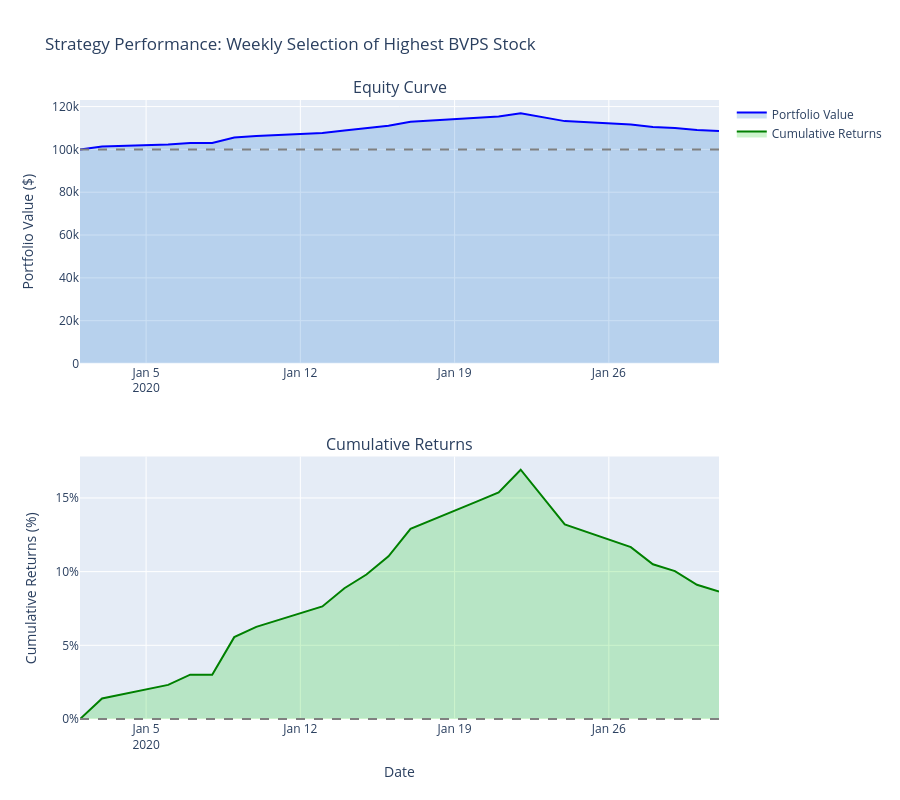

This figure's notebook cell:
### Markdown cell above
## 自建回测框架测试

### Code cell
import pandas as pd
import numpy as np
import plotly.graph_objects as go
from plotly.subplots import make_subplots

# ==================== 数据准备 ====================
df = pd.read_csv('test_data_2.csv', parse_dates=['date'])
df = df.sort_values(['date', 'code'])

# 透视数据：日期为索引，股票为列
prices = df.pivot(index='date', columns='code', values='pre_close')
bvps = df.pivot(index='date', columns='code', values='bvps')

# 向前填充 BVPS（BVPS 不每日变化）
bvps = bvps.ffill()

# 删除缺失值
prices = prices.dropna()
bvps = bvps.dropna()

print("Data shape:", prices.shape)
print("Date range:", prices.index.min(), "to", prices.index.max())
print("Stocks:", list(prices.columns))

# ==================== 选股逻辑 ====================
def select_stock(bvps_series, date):
    """返回 BVPS 最大的股票代码"""
    return bvps_series.loc[date].idxmax()

# 获取所有日期
all_dates = prices.index

# 确定每周的第一个交易日作为调仓日
weekly_dates = []
current_week = None
current_year = None
for date in all_dates:
    year, week = date.isocalendar()[:2]
    if (year, week) != (current_year, current_week):
        weekly_dates.append(date)
        current_year, current_week = year, week

print(f"\nRebalancing on {len(weekly_dates)} dates")

# ==================== 回测框架 ====================
init_cash = 100000.0
cash = init_cash
holding_stock = None      # 当前持有的股票代码
holding_shares = 0.0      # 当前持有的股数

# 记录每日组合价值
equity_curve = pd.Series(index=all_dates, dtype=float)

# 交易记录
trades = []   # 每个元素为 (buy_date, sell_date, buy_price, sell_price, return, duration)

# 辅助函数：计算收益率
def calc_return(buy_price, sell_price):
    return (sell_price - buy_price) / buy_price

# 回测主循环
for i, date in enumerate(all_dates):
    price_today = prices.loc[date]        # 当日所有股票价格
    is_rebalance = date in weekly_dates

    # 如果是调仓日，先卖出当前持仓（如果有），然后买入新股票
    if is_rebalance:
        # 卖出当前持仓（如果有）
        if holding_stock is not None:
            sell_price = price_today[holding_stock]
            cash += holding_shares * sell_price
            # 记录交易完成
            trades[-1]['sell_date'] = date
            trades[-1]['sell_price'] = sell_price
            trades[-1]['return'] = calc_return(trades[-1]['buy_price'], sell_price)
            trades[-1]['duration'] = (date - trades[-1]['buy_date']).days
            holding_stock = None
            holding_shares = 0.0

        # 选择新股票
        new_stock = select_stock(bvps, date)
        buy_price = price_today[new_stock]
        # 全仓买入
        holding_shares = cash / buy_price
        cash = 0.0
        holding_stock = new_stock
        # 记录新交易开始
        trades.append({
            'buy_date': date,
            'buy_price': buy_price,
            'stock': new_stock
        })

    # 计算当日组合价值（收盘时）
    if holding_stock is not None:
        value = holding_shares * price_today[holding_stock]
    else:
        value = cash  # 现金，没有持仓（可能是初始状态或刚卖出未买入？实际在调仓日买入后不会为现金）
    equity_curve[date] = value

# 回测结束：若仍有持仓，以最后一天价格平仓
if holding_stock is not None:
    last_date = all_dates[-1]
    last_price = prices.loc[last_date, holding_stock]
    cash = holding_shares * last_price
    # 记录最后一笔交易
    trades[-1]['sell_date'] = last_date
    trades[-1]['sell_price'] = last_price
    trades[-1]['return'] = calc_return(trades[-1]['buy_price'], last_price)
    trades[-1]['duration'] = (last_date - trades[-1]['buy_date']).days
    # 最后价值已包含在 equity_curve 中（当日价值是用持仓计算的，但最后一天价值已记录）
    # 但为了准确，最后一天价值应该是现金（因为平仓了），我们重新计算最后一天价值
    equity_curve[last_date] = cash  # 平仓后只有现金

# 将交易记录转为 DataFrame
trades_df = pd.DataFrame(trades)

# ==================== 统计指标计算 ====================
# 每日收益率
daily_returns = equity_curve.pct_change().dropna()
total_return = (equity_curve.iloc[-1] / init_cash) - 1

# 年化收益率（假设 252 个交易日）
num_days = len(equity_curve)
annualized_return = (1 + total_return) ** (252 / num_days) - 1 if num_days > 0 else 0

# 夏普比率（无风险利率设为 0）
sharpe_ratio = (annualized_return) / (daily_returns.std() * np.sqrt(252)) if daily_returns.std() != 0 else 0

# 最大回撤
cumulative = (1 + daily_returns).cumprod()
running_max = cumulative.cummax()
drawdown = (cumulative - running_max) / running_max
max_drawdown = drawdown.min()

# 交易统计
if len(trades_df) > 0:
    returns = trades_df['return'].values
    durations = trades_df['duration'].values
    num_trades = len(returns)
    avg_return = np.mean(returns)
    median_return = np.median(returns)
    best_return = np.max(returns)
    worst_return = np.min(returns)
    avg_duration = np.mean(durations)

    winning = returns[returns > 0]
    losing = returns[returns <= 0]
    win_rate = len(winning) / num_trades if num_trades > 0 else 0
    avg_win = np.mean(winning) if len(winning) > 0 else 0
    avg_loss = np.mean(losing) if len(losing) > 0 else 0
else:
    num_trades = 0
    avg_return = median_return = best_return = worst_return = avg_duration = 0
    win_rate = avg_win = avg_loss = 0

# ==================== 基准比较（等权重） ====================
# 构造等权重组合每日价值
n_stocks = len(prices.columns)
equal_weight_portfolio = pd.Series(index=prices.index, dtype=float)
for date in prices.index:
    equal_weight_portfolio[date] = (prices.loc[date].mean() / prices.iloc[0].mean()) * init_cash
# 简化：每日价值 = 初始现金 * (当日平均价格 / 初始平均价格)
equal_weight_returns = equal_weight_portfolio.pct_change().dropna()
equal_weight_total_return = (equal_weight_portfolio.iloc[-1] / init_cash) - 1

excess_return = total_return - equal_weight_total_return

# ==================== 打印结果 ====================
print("\n" + "="*60)
print("BACKTEST RESULTS")
print("="*60)
print(f"\nInitial Capital: ${init_cash:,.2f}")
print(f"Final Value: ${equity_curve.iloc[-1]:,.2f}")
print(f"Total Return: {total_return:.2%}")
print(f"Total Profit: ${equity_curve.iloc[-1] - init_cash:,.2f}")
print(f"Annualized Return: {annualized_return:.2%}")
print(f"Sharpe Ratio: {sharpe_ratio:.2f}")
print(f"Max Drawdown: {max_drawdown:.2%}")

print("\n" + "="*60)
print("TRADE STATISTICS")
print("="*60)
if num_trades > 0:
    print(f"Number of Trades: {num_trades}")
    print(f"Average Trade Return: {avg_return:.2%}")
    print(f"Median Trade Return: {median_return:.2%}")
    print(f"Best Trade: {best_return:.2%}")
    print(f"Worst Trade: {worst_return:.2%}")
    print(f"Average Holding Period: {avg_duration:.0f} days")
    print(f"\nWinning Trades: {len(winning)} ({win_rate:.1%})")
    print(f"  Average Win: {avg_win:.2%}")
    if len(losing) > 0:
        print(f"Losing Trades: {len(losing)} ({1-win_rate:.1%})")
        print(f"  Average Loss: {avg_loss:.2%}")
else:
    print("No trades executed")

print("\n" + "="*60)
print("BENCHMARK COMPARISON")
print("="*60)
print(f"Strategy Return: {total_return:.2%}")
print(f"Equal Weight Benchmark Return: {equal_weight_total_return:.2%}")
print(f"Excess Return: {excess_return:.2%}")

# ==================== 绘图 ====================
# 计算累计收益率曲线
cumulative_returns = equity_curve / init_cash - 1

fig = make_subplots(
    rows=2, cols=1,
    subplot_titles=('Equity Curve', 'Cumulative Returns'),
    vertical_spacing=0.15,
    row_heights=[0.5, 0.5]
)

fig.add_trace(
    go.Scatter(x=equity_curve.index, y=equity_curve, mode='lines', name='Portfolio Value',
               line=dict(color='blue', width=2), fill='tozeroy', fillcolor='rgba(0,100,200,0.2)'),
    row=1, col=1
)
fig.add_hline(y=init_cash, line_dash="dash", line_color="gray", row=1, col=1)

fig.add_trace(
    go.Scatter(x=cumulative_returns.index, y=cumulative_returns, mode='lines', name='Cumulative Returns',
               line=dict(color='green', width=2), fill='tozeroy', fillcolor='rgba(0,200,0,0.2)'),
    row=2, col=1
)
fig.add_hline(y=0, line_dash="dash", line_color="gray", row=2, col=1)

fig.update_layout(
    title="Strategy Performance: Weekly Selection of Highest BVPS Stock",
    height=800, showlegend=True, hovermode='x unified'
)
fig.update_yaxes(title_text="Portfolio Value ($)", row=1, col=1)
fig.update_yaxes(title_text="Cumulative Returns (%)", row=2, col=1, tickformat='.0%')
fig.update_xaxes(title_text="Date", row=2, col=1)
fig.show()

### Figure 1 — Plotly figure (JSON) as saved in the notebook; plotly's stock layout.template omitted (floating-point values rounded to 4 significant figures)
{"data": [{"fill": "tozeroy", "fillcolor": "rgba(0,100,200,0.2)", "line": {"color": "blue", "width": 2}, "mode": "lines", "name": "Portfolio Value", "type": "scatter", "x": ["2020-01-02T00:00:00", "2020-01-03T00:00:00", "2020-01-06T00:00:00", "2020-01-07T00:00:00", "2020-01-08T00:00:00", "2020-01-09T00:00:00", "2020-01-10T00:00:00", "2020-01-13T00:00:00", "2020-01-14T00:00:00", "2020-01-15T00:00:00", "2020-01-16T00:00:00", "2020-01-17T00:00:00", "2020-01-20T00:00:00", "2020-01-21T00:00:00", "2020-01-22T00:00:00", "2020-01-23T00:00:00", "2020-01-24T00:00:00", "2020-01-27T00:00:00", "2020-01-28T00:00:00", "2020-01-29T00:00:00", "2020-01-30T00:00:00", "2020-01-31T00:00:00"], "xaxis": "x", "y": [100000, 101400.0, 102300.0, 103000.0, 103000.0, 105600.0, 106250, 107600.0, 108900.0, 109800.0, 111000.0, 112900.0, 114800.0, 115400.0, 116900.0, 115100.0, 113200.0, 111700.0, 110500.0, 110000.0, 109100.0, 108600.0], "yaxis": "y"}, {"fill": "tozeroy", "fillcolor": "rgba(0,200,0,0.2)", "line": {"color": "green", "width": 2}, "mode": "lines", "name": "Cumulative Returns", "type": "scatter", "x": ["2020-01-02T00:00:00", "2020-01-03T00:00:00", "2020-01-06T00:00:00", "2020-01-07T00:00:00", "2020-01-08T00:00:00", "2020-01-09T00:00:00", "2020-01-10T00:00:00", "2020-01-13T00:00:00", "2020-01-14T00:00:00", "2020-01-15T00:00:00", "2020-01-16T00:00:00", "2020-01-17T00:00:00", "2020-01-20T00:00:00", "2020-01-21T00:00:00", "2020-01-22T00:00:00", "2020-01-23T00:00:00", "2020-01-24T00:00:00", "2020-01-27T00:00:00", "2020-01-28T00:00:00", "2020-01-29T00:00:00", "2020-01-30T00:00:00", "2020-01-31T00:00:00"], "xaxis": "x2", "y": [0, 0.01389, 0.02315, 0.03009, 0.03009, 0.05556, 0.0625, 0.07639, 0.08876, 0.09804, 0.1104, 0.129, 0.1475, 0.1537, 0.1692, 0.1506, 0.1321, 0.1166, 0.105, 0.1003, 0.09106, 0.08642], "yaxis": "y2"}], "layout": {"annotations": [{"font": {"size": 16}, "showarrow": false, "text": "Equity Curve", "x": 0.5, "xanchor": "center", "xref": "paper", "y": 1, "yanchor": "bottom", "yref": "paper"}, {"font": {"size": 16}, "showarrow": false, "text": "Cumulative Returns", "x": 0.5, "xanchor": "center", "xref": "paper", "y": 0.425, "yanchor": "bottom", "yref": "paper"}], "height": 800, "hovermode": "x unified", "shapes": [{"line": {"color": "gray", "dash": "dash"}, "type": "line", "x0": 0, "x1": 1, "xref": "x domain", "y0": 100000, "y1": 100000, "yref": "y"}, {"line": {"color": "gray", "dash": "dash"}, "type": "line", "x0": 0, "x1": 1, "xref": "x2 domain", "y0": 0, "y1": 0, "yref": "y2"}], "showlegend": true, "title": {"text": "Strategy Performance: Weekly Selection of Highest BVPS Stock"}, "xaxis": {"anchor": "y", "domain": [0, 1]}, "xaxis2": {"anchor": "y2", "domain": [0, 1], "title": {"text": "Date"}}, "yaxis": {"anchor": "x", "domain": [0.575, 1], "title": {"text": "Portfolio Value ($)"}}, "yaxis2": {"anchor": "x2", "domain": [0, 0.425], "tickformat": ".0%", "title": {"text": "Cumulative Returns (%)"}}}}
